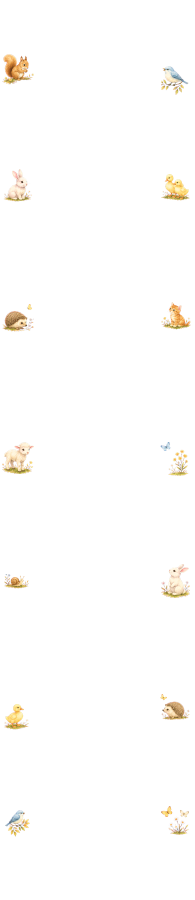
#> input picture images/p01-animal-edge-overlay-20260426.png, 390 x 1800 px (shown at 1/2 size)
$ python prepare-assets.py
#> lines starting #> are read from the running program, lines starting #| are printed output that depends on the picture
from pathlib import Path

from PIL import Image


ROOT = Path(__file__).resolve().parent
SOURCE = ROOT.parents[1] / "images" / "p01-animal-edge-overlay-20260426.png"
OUT_DIR = ROOT / "assets" / "animals"

SPRITES = {
    "squirrel.png": (0, 65, 116, 166),
    "bird.png": (258, 64, 366, 162),
    "rabbit.png": (15, 330, 128, 456),
    "ducklings.png": (272, 330, 385, 447),
    "lamb.png": (18, 872, 129, 1000),
    "bluebird.png": (10, 1615, 114, 1725),
}


def trim_alpha(image: Image.Image, padding: int = 8) -> Image.Image:
    alpha = image.getchannel("A")
    box = alpha.getbbox()
    if box is None:
        return image
    left, top, right, bottom = box
    left = max(left - padding, 0)
    top = max(top - padding, 0)
    right = min(right + padding, image.width)
    bottom = min(bottom + padding, image.height)
    return image.crop((left, top, right, bottom))


def main() -> None:
    OUT_DIR.mkdir(parents=True, exist_ok=True)
    source = Image.open(SOURCE).convert("RGBA")
#> source is the input picture: PIL image 390x1800 RGBA; mean R, G, B, A 7.9, 6.7, 5, 6.6
    for name, box in SPRITES.items():
        sprite = source.crop(box)
        trim_alpha(sprite).save(OUT_DIR / name)
#> this loop made 6 passes
#> (left in trim_alpha, top in trim_alpha, right in trim_alpha, bottom in trim_alpha) on passes 1 to 6: (0, 35, 76, 101), (57, 60, 108, 98), (0, 0, 58, 81), (42, 10, 113, 79), (0, 4, 58, 84), (0, 0, 58, 66)
#> pass 1, in main, `sprite = source.crop(box)`:
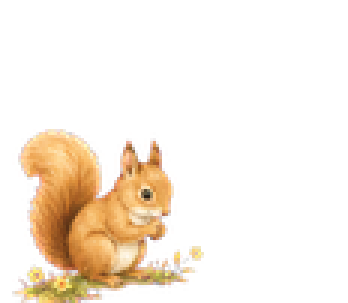
#> sprite: PIL image 116x101 RGBA (shown 3 times larger); mean R, G, B, A 46, 33.4, 19.7, 42.1; transparent parts drawn white
#> pass 1, in trim_alpha, `alpha = image.getchannel("A")`:
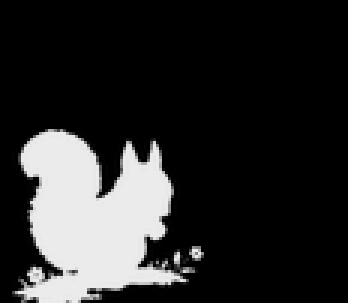
#> alpha: PIL image 116x101 L (shown 3 times larger); min 0, max 235, mean 42.1
#> pass 1, in main, `trim_alpha(sprite).save(OUT_DIR / name)`:
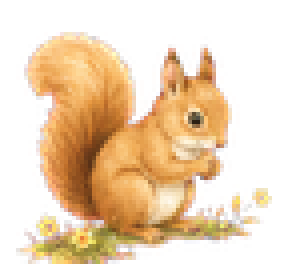
#> saved as squirrel.png: PIL image 76x66 RGBA (shown 4 times larger); mean R, G, B, A 107.5, 78.1, 46.1, 98.4; transparent parts drawn white
#> pass 2, in main, `sprite = source.crop(box)`:
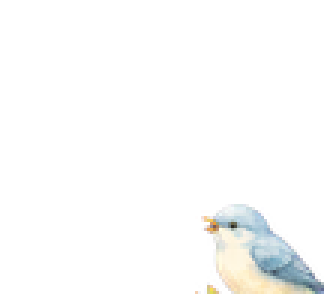
#> sprite: PIL image 108x98 RGBA (shown 3 times larger); mean R, G, B, A 15.6, 16, 15.5, 16.3; transparent parts drawn white
#> after the loop:
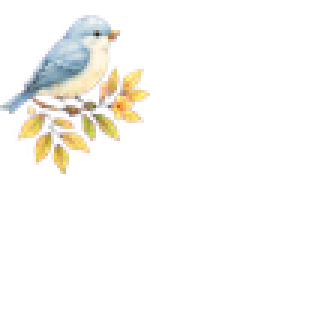
#> sprite: PIL image 104x110 RGBA (shown 3 times larger); mean R, G, B, A 22.9, 20.9, 17.2, 19.8; transparent parts drawn white
    print(f"Prepared {len(SPRITES)} sprites in {OUT_DIR.relative_to(ROOT)}")


if __name__ == "__main__":
    main()
